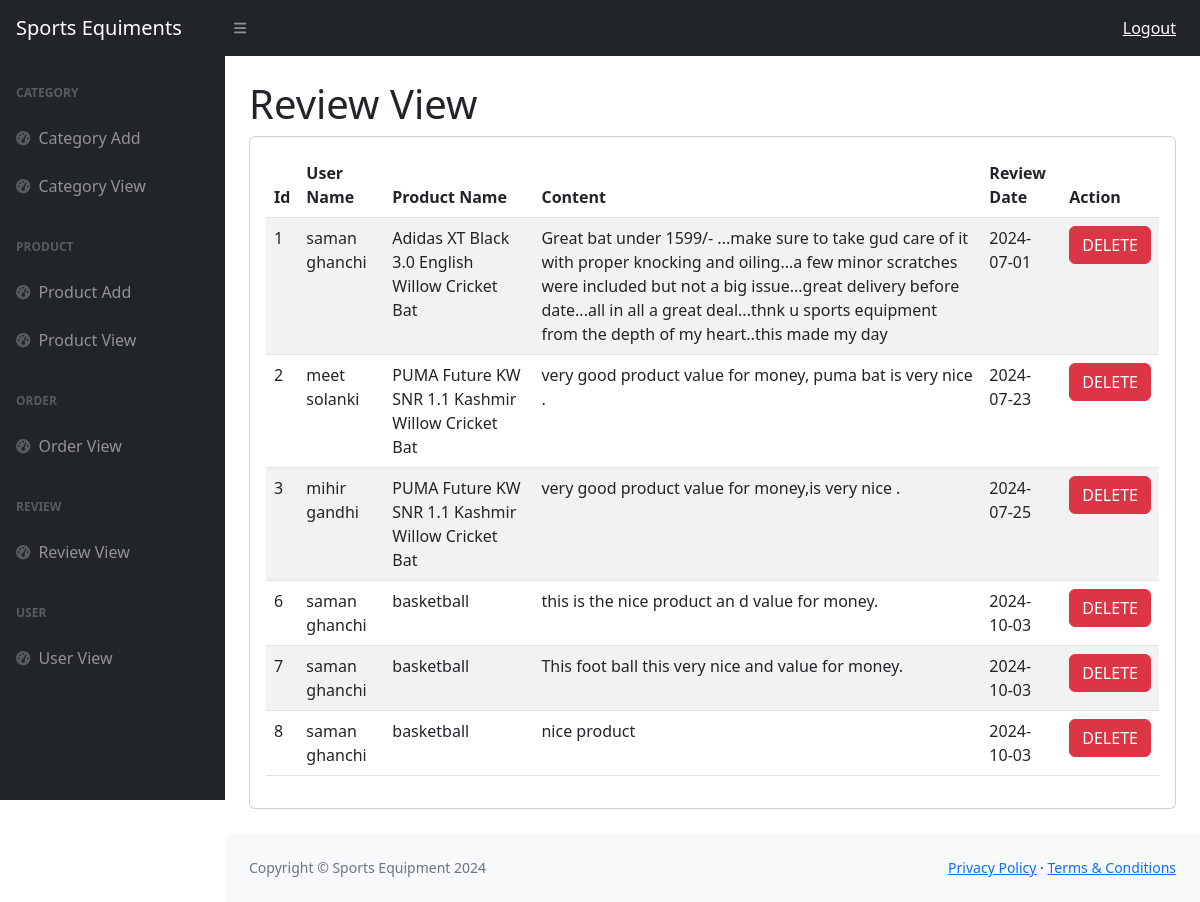
The app's page /admin/review-view.php with its own data.
### tables this page shows
CREATE TABLE IF NOT EXISTS `reviews` (
  `rev_id` int(10) NOT NULL AUTO_INCREMENT,
  `u_id` int(10) NOT NULL,
  `p_id` int(10) NOT NULL,
  `comment` mediumtext NOT NULL,
  `rev_date` date NOT NULL,
  PRIMARY KEY (`rev_id`)
);

CREATE TABLE IF NOT EXISTS `users` (
  `u_id` int(10) NOT NULL AUTO_INCREMENT,
  `user_name` varchar(50) NOT NULL,
  `address` mediumtext NOT NULL,
  `mobile_no` varchar(10) NOT NULL,
  `email` varchar(50) NOT NULL,
  `password` varchar(50) NOT NULL,
  PRIMARY KEY (`u_id`)
);

CREATE TABLE IF NOT EXISTS `products` (
  `p_id` int(10) NOT NULL AUTO_INCREMENT,
  `p_name` varchar(50) NOT NULL,
  `p_prise` int(10) NOT NULL,
  `p_description` mediumtext NOT NULL,
  `p_photos` varchar(50) NOT NULL,
  `cat_id` int(10) NOT NULL,
  PRIMARY KEY (`p_id`)
);

### admin/review-view.php (the view, shortened to what this page needs)
<?php include "admin-header.php"; ?>
<div id="layoutSidenav_content">
    <main>
        <div class="container-fluid px-4">
            <h1 class="mt-4">Review View </h1>
            <div class="card mb-4">
                <div class="card-body">
                    <table class="table table-striped">
                        <thead>
                            <tr>
                                <th>Id</th>
                                <th>User Name</th>
                                <th>Product Name</th>
                                <th>Content</th>
                                <th>Review Date</th>
                                <th>Action</th>
                            </tr>
                        </thead>
                        <tbody>
                        <?php
                        $q="select a.*,b.user_name,c.p_name from reviews a,users b,products c where a.u_id=b.u_id and a.p_id=c.p_id";
                        $rs= mysqli_query($con,$q);
                        while($row=mysqli_fetch_array($rs)){
                          ?>
                            <tr>
                                <td><?php echo $row['rev_id'] ?> </td>
                                <td><?php echo $row['user_name'] ?> </td>
                                <td><?php echo $row['p_name'] ?> </td>
                                <td><?php echo $row['comment'] ?> </td>
                                <td><?php echo $row['rev_date'] ?> </td>
                                <td>
                                    <a onclick="return confirm('do you want to delete it')"
                                    href="review-view.php?rev_id=<?php echo $row['rev_id'];?>">
                                    <button type='button' class='btn btn-danger'>DELETE</button>
                             </a>
                                </td>
                            </tr>
                          <?php
                            }
                          ?>
                        </tbody>
                    </table>
                </div>
            </div>
        </div>
    </main>
    <?php include "admin-footer.php"; ?>

### records on screen
reviews: rev_id "1", u.user_name "saman ghanchi", p.p_name "Adidas XT Black 3.0 English Willow Cricket Bat", comment "Great bat under 1599/- ...make sure to take gud care of it with proper knocking and oiling...a few minor scratches were included but not a big issue...great delivery before date...all in all a great deal...thnk u sports equipment from the depth of my heart..this made my day", rev_date "2024-07-01"
reviews: rev_id "2", u.user_name "meet solanki", p.p_name "PUMA Future KW SNR 1.1 Kashmir Willow Cricket Bat", comment "very good product value for money, puma bat is very nice .", rev_date "2024-07-23"
reviews: rev_id "3", u.user_name "mihir gandhi", p.p_name "PUMA Future KW SNR 1.1 Kashmir Willow Cricket Bat", comment "very good product value for money,is very nice .", rev_date "2024-07-25"
reviews: rev_id "6", u.user_name "saman ghanchi", p.p_name "basketball", comment "this is the nice product an d value for money.", rev_date "2024-10-03"
reviews: rev_id "7", u.user_name "saman ghanchi", p.p_name "basketball", comment "This foot ball this very nice and value for money.", rev_date "2024-10-03"
reviews: rev_id "8", u.user_name "saman ghanchi", p.p_name "basketball", comment "nice product", rev_date "2024-10-03"
